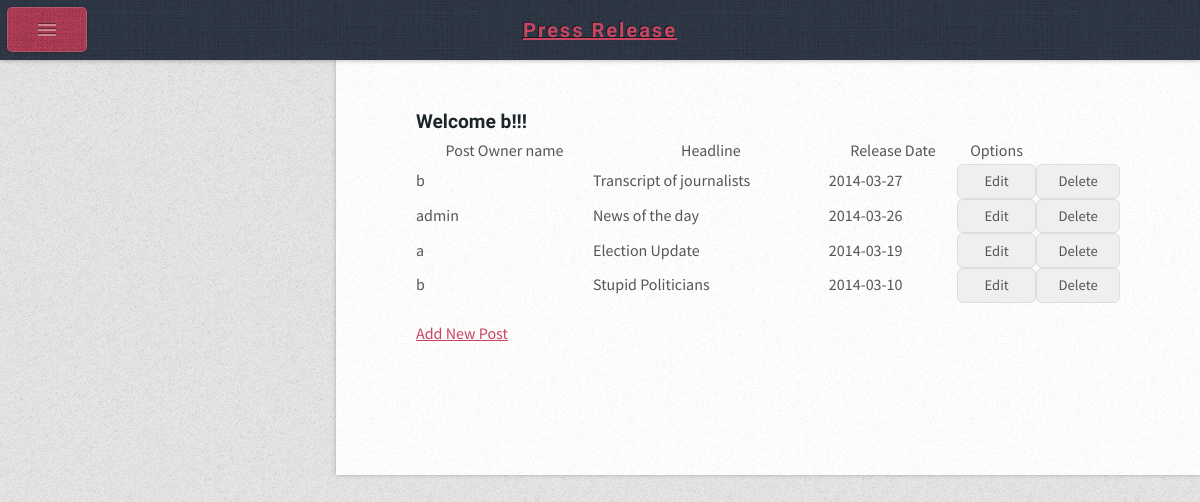
Screenshot of /user/index.php?action=HomePage (signed in) with the database file from the repository.
### tables this page shows
CREATE TABLE IF NOT EXISTS `user` (
  `id` int(11) NOT NULL AUTO_INCREMENT,
  `username` varchar(20) NOT NULL,
  `password` varchar(20) NOT NULL,
  `city` varchar(20) NOT NULL,
  `state` varchar(20) NOT NULL,
  `country` varchar(20) NOT NULL,
  `account_type` tinyint(1) NOT NULL,
  PRIMARY KEY (`id`,`username`),
  UNIQUE KEY `username` (`username`)
);

CREATE TABLE IF NOT EXISTS `Posts` (
  `id` int(11) NOT NULL AUTO_INCREMENT,
  `title` varchar(40) NOT NULL,
  `post` longtext NOT NULL,
  `date` date NOT NULL,
  `user_id` int(11) NOT NULL,
  `summary` varchar(1000) NOT NULL,
  `companyName` varchar(100) NOT NULL,
  `companyEmail` varchar(100) NOT NULL,
  PRIMARY KEY (`id`)
);

### model/user_login_repository.php (called while the page is built, shortened)
<?php
class user_login_repository {
      public static function getUserDetails($user_id) {
        $db = DBContext::getDB();
        $query = "SELECT * FROM user WHERE id = '".$user_id."'";
        $result = $db->query($query);
        $row = $result->fetch();
        return $row;
    }
}
?>

### model/publisher.php (called while the page is built, shortened)
<?php
class PostsRepository {
    public static function getAllPosts() {
        $db = DBContext::getDB();
        $query = "SELECT summary,companyName,companyEmail,Posts.id as id , title , date , post, username , user.id as userid FROM Posts INNER JOIN user  ON Posts.user_id =  user.id ORDER BY DATE DESC ";
        $result = $db->query($query);
        $posts = array();
        foreach ($result as $row) {
            $post = new Post($row['title'], $row['post'], $row['date'], $row['userid'], $row['summary'], $row['companyName'], $row['companyEmail']);
            $post->setID($row['id']);
            $post->setUsername($row['username']);
            $posts[] = $post;
        }
        return $posts;
    }
}
?>

### model/Post.php (called while the page is built, shortened)
<?php
class Post {
    private $id, $title, $post, $date, $user_id,$user_name,$post_summary,$post_name,$post_email;
    public function __construct( $title, $post, $date, $user_id,$post_summary,$post_name,$post_email) {
        $this->title = $title;
        $this->date = $date;
    }
       public function setUsername($user_name) {
        $this->user_name = $user_name;
    }
    public function getUsername() {
        return $this->user_name;
    }
    public function getTitle() {
        return $this->title;
    }
    public function getDate() {
        return $this->date;
    }
}
?>

### user/HomePage.php (the view, shortened to what this page needs)
<!DOCTYPE HTML>
<html>
    <head>
        <link rel="stylesheet" href="../css/skel-noscript.css" />
        <link rel="stylesheet" href="../css/style.css" />
        <link rel="stylesheet" href="../css/style-desktop.css" />
        <link rel="stylesheet" href="../css/style-wide.css" />
    </head>
    <body class="left-sidebar">
        <div id="wrapper">
            <div id="content">
                <div id="content-inner">
                    <h2>Welcome <?php echo $user_details['username']; ?>!!! </h2>
                    <article>
                        <table border="1">
                            <tr>
                                <th>
Post Owner name                                </th><th>
                                   Headline
                                </th>
                               <th>
                                    Release Date
                                </th>
                                <th>
                                    Options
                                </th>
                            </tr>
                            <?php
                            foreach ($posts as $post) : ?>
                                <tr>
                                    <td><?php echo $post->getUsername(); ?></td>
                                     <td><?php echo $post->getTitle(); ?></td>
                                    <td><?php echo $post->getDate(); ?></td>
                                    <td>
                                        <form action="index.php" method="post">
                                            <input type="submit" value="Edit" />
                                        </form>
                                    </td>
                                    <td>
                                        <form action="index.php" method="post">
                                            <input type="submit" value="Delete" />
                                        </form>
                                    </td>
                                </tr>
                            <?php endforeach; ?>
                        </table>
                        <p><a href="index.php?action=add_post">Add New Post</a></p>
                    </article>
                </div>
            </div>
        </div>
        <div id="sidebar">
            <div id="logo">
                <h1><a href="../">Press Release</a></h1>
            </div>
        </div>
</body>
</html>

### css/skel-noscript.css (style rules this page uses)
html,body,div,span,applet,object,iframe,h1,h2,h3,h4,h5,h6,p,blockquote,pre,a,abbr,acronym,address,big,cite,code,del,dfn,em,img,ins,kbd,q,s,samp,small,strike,strong,sub,sup,tt,var,b,u,i,center,dl,dt,dd,ol,ul,li,fieldset,form,label,legend,table,caption,tbody,tfoot,thead,tr,th,td,article,aside,canvas,details,embed,figure,figcaption,footer,header,hgroup,menu,nav,output,ruby,section,summary,time,mark,audio,video { margin:0;padding:0;border:0;font-size:100%;font:inherit;vertical-align:baseline; }
article,aside,details,figcaption,figure,footer,header,hgroup,menu,nav,section { display:block; }
body { line-height:1; }
table { border-collapse:collapse;border-spacing:0; }
body { -webkit-text-size-adjust:none }
*, *:before, *:after { -moz-box-sizing: border-box; -webkit-box-sizing: border-box; -o-box-sizing: border-box; -ms-box-sizing: border-box; box-sizing: border-box; }
body { min-width: 1200px; }

### css/style.css (style rules this page uses)
* { -moz-box-sizing: border-box; -webkit-box-sizing: border-box; -o-box-sizing: border-box; -ms-box-sizing: border-box; box-sizing: border-box; }
body, input, textarea { font-family: 'Source Sans Pro', sans-serif; font-weight: 400; color: #565656; }
body { background-color: #e8e8e8; background-image: url('images/bg2.png'); }
a { color: #c94663; }
h2,h3,h4,h5,h6 { font-family: 'Open Sans Condensed', sans-serif; font-weight: 700; color: #1b252a; }
table { width: 100%; }
form input, form select, form textarea { border-radius: 0.4em; -webkit-appearance: none; border: solid 1px #ddd; padding: 0.5em; width: 100%; }
p, ul, ol, dl, table { margin-bottom: 1em; }
section, article { margin-bottom: 3em; }
section > :last-child, article > :last-child { margin-bottom: 0; }
section:last-child, article:last-child { margin-bottom: 0; }
#wrapper { position: relative; }
#sidebar { color: #929da4; text-shadow: -1px -1px 0px rgba(0,0,0,0.5); }
#sidebar a { color: #d4dde0; }
#content { position: relative; background-color: #fff; }
#content:after { content: ''; display: block; position: absolute; left: 0; top: 0; width: 100%; height: 100%; background-image: url('images/bg2.png'); opacity: 0.5; }
#content-inner { position: relative; z-index: 1; }

### css/style-desktop.css (style rules this page uses)
body { line-height: 1.75em; height: 100%; }
h2 { font-size: 1.2em; }
#logo { background-color: #c94663; background-image: url('images/bg1.png'); padding: 1.75em 0.5em 1.75em 0.5em; border-radius: 0.4em; text-align: center; box-shadow: inset 0px 0px 0px 1px rgba(255,255,255,0.15), 0 0.025em 0.15em 0em rgba(0,0,0,0.25); }
#logo h1 { font-family: 'Open Sans Condensed', sans-serif; font-weight: 700; color: #fff; font-size: 2em; letter-spacing: 0.1em; }
#content { box-shadow: 0 0 0.25em 0em rgba(0,0,0,0.25); }
#content-inner { max-width: 1038px; }
#sidebar { position: absolute; top: 0; padding: 3em 1.35em 1em 1.15em; width: 14em; background: #364050 url('images/bg1.png'); box-shadow: inset -0.1em 0em 0.35em 0em rgba(0,0,0,0.15); }
body.left-sidebar #sidebar { left: 0; }

### css/style-wide.css (style rules this page uses)
body { min-width: 1200px; }
input, textarea { font-size: 11pt; }
body { font-size: 12pt; }
#content { padding: 3em 5em 8em 5em; }
body.left-sidebar #content { margin-left: 21em; }

### css/style-narrow.css (style rules this page uses)
body { min-width: 1000px; }
input, textarea { font-size: 10.5pt; }
body { font-size: 11pt; }
#content { padding: 2em 3em 6em 3em; }
body.left-sidebar #content { margin-left: 14em; }

### css/style-narrower.css (style rules this page uses)
body { min-width: 641px; font-size: 14pt; }
#logo { display: none; }
#content { margin-top: 60px; }
body.left-sidebar #content { margin-left: 0; }
#sidebar { width: auto; background: none; padding: 30px 20px 30px 20px; }

### rows the page displays
user: username "b"
posts: user.username "b", title "Transcript of journalists", date "2014-03-27"
posts: user.username "admin", title "News of the day", date "2014-03-26"
posts: user.username "a", title "Election Update", date "2014-03-19"
posts: user.username "b", title "Stupid Politicians", date "2014-03-10"
